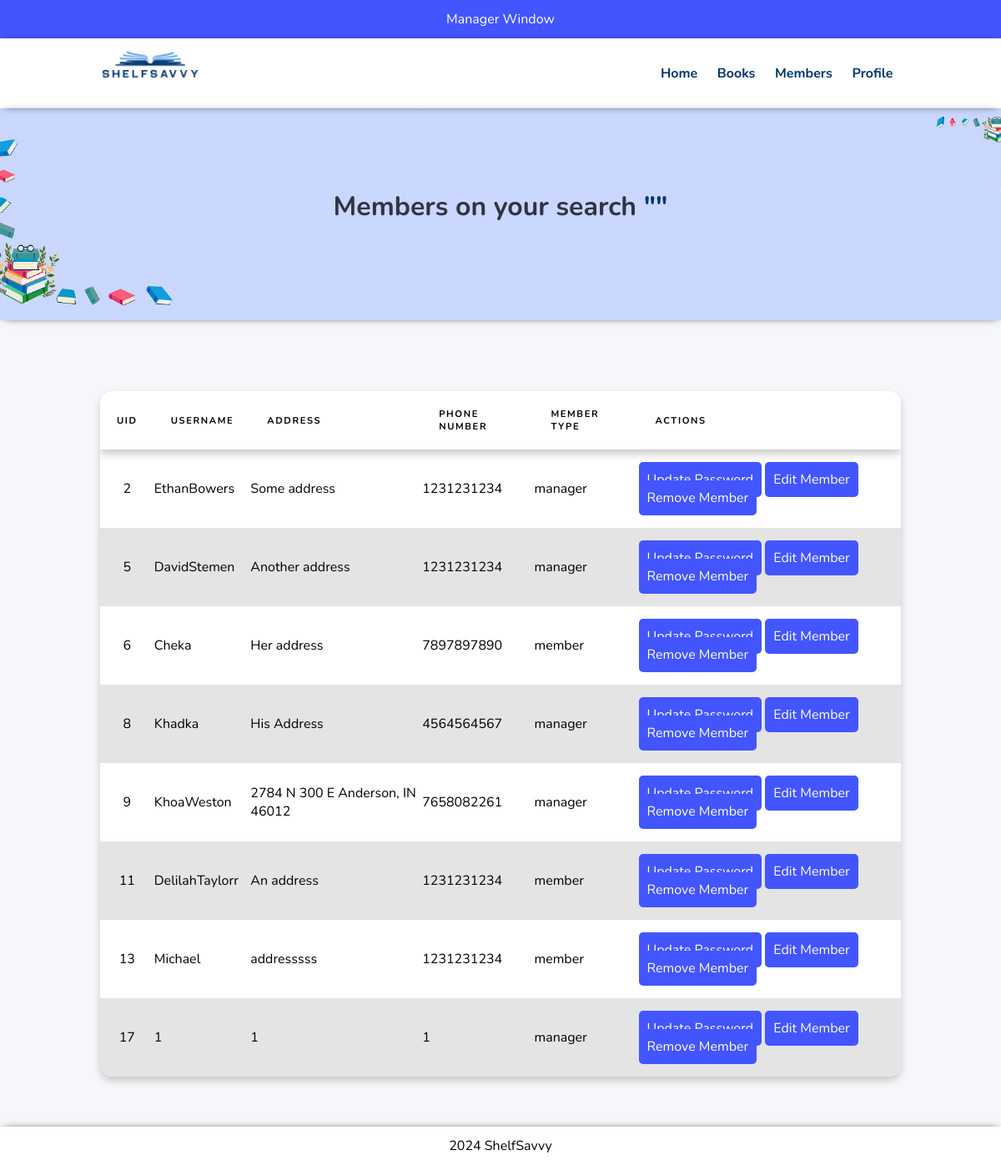
Screenshot of /manager/search-members.php (signed in) with the database file from the repository.
### tables this page shows
CREATE TABLE `user` (
  `Username` varchar(50) NOT NULL,
  `Password` varchar(255) NOT NULL,
  `MemberType` varchar(20) NOT NULL,
  `BooksOut` int(2) NOT NULL,
  `UID` int(10) NOT NULL,
  `Address` varchar(50) NOT NULL,
  `PhoneNum` bigint(10) NOT NULL
);

### manager/search-members.php (the view, shortened to what this page needs)
<?php include('partials/header.php'); ?>
<section class="book-search text-center">
    <div class="container">
        <?php
            $search = $_POST['search'];
        ?>
        <h2 class="">Members on your search <a href="<?php echo SITEURL; ?>manager/member-list.php" class="">"<?php echo $search;?>"</a></h2>
    </div>
</section>
<section class="page-container">
    <div class="container">
        <?php
            $sql = "SELECT * FROM user WHERE
            Username LIKE '%$search%' OR
            MemberType LIKE '%$search%'";
            $res = mysqli_query($conn, $sql);
            if($res==TRUE){
                $count = mysqli_num_rows($res);
                if($count>0){
                    ?>
                    <table class="tbl-list">
                        <thead>
                            <tr>
                                <th>UID</th>
                                <th>Username</th>
                                <th>Address</th>
                                <th>Phone Number</th>
                                <th>Member Type</th>
                                <th>Actions</th>
                            </tr>
                        </thead>
                        <?php
                        while($rows=mysqli_fetch_assoc($res)){
                            $id = $rows['UID'];
                            $username = $rows['Username'];
                            $address = $rows['Address'];
                            $phone_num = $rows['PhoneNum'];
                            $member_type = $rows['MemberType'];
                            ?>
                            <tr>
                                <td class="col-id"><?php echo $id; ?></td>
                                <td><?php echo $username; ?></td>
                                <td><?php echo $address; ?></td>
                                <td><?php echo $phone_num; ?></td>
                                <td><?php echo $member_type; ?></td>
                                <td>
                                    <a href="<?php echo SITEURL; ?>manager/update-password.php?id=<?php echo $id; ?>" class="btn btn-primary">Update Password</a>
                                    <a href="<?php echo SITEURL; ?>manager/edit-member.php?id=<?php echo $id; ?>" class="btn btn-primary">Edit Member</a>
                                    <a href="<?php echo SITEURL; ?>manager/remove-member.php?id=<?php echo $id; ?>" class="btn btn-primary">Remove Member</a>
                                </td>
                            </tr>
                            <?php
                        }
                        ?>
                    </table>
                    <?php
                }else{
                    echo "<div class='error'>No matches</div>";
                }
            }
        ?>
    </div>
</section>
<?php include('partials/footer.php'); ?>

### css/style.css (style rules this page uses)
* { margin: 0 0; padding: 0 0; font-family: 'Nunito', sans-serif; }
body { margin: 0; padding: 0; display: flex; flex-direction: column; height:100vh; }
.container { width: 80%; margin: 0 auto; padding: 1%; }
.text-center { text-align: center; }
a { color: hsl(209, 98%, 21%); text-decoration: none; }
.btn { padding: 10px; font-size: 1rem; border-radius: 5px; border: none; }
.btn-primary { background-color: rgb(66, 85, 255); color: white; cursor: pointer; }
h2 { color: #2f3542; font-size: 2rem; margin-bottom: 2%; }
.page-container { background-color: rgb(246, 247, 251); padding: 4% 0; flex-grow: 1; }
.book-search { background-image: url(../images/search-background.png); background-size: cover; background-repeat: no-repeat; background-position: center; padding: 7% 0; z-index: 2; box-shadow: 0px 1px 10px -5px black; }

### css/manager.css (style rules this page uses)
.tbl-list { border-radius: 15px; border-collapse: collapse; box-shadow: 0 5px 10px rgb(200, 200, 200); background-color: white; text-align: left; overflow: hidden; width: 100%; margin-top: 25px; }
.tbl-list thead { box-shadow: 0 5px 10px rgb(200, 200, 200); }
.tbl-list th { padding: 20px; text-transform: uppercase; letter-spacing: 0.1rem; font-size: 0.7rem; font-weight: bold; }
.tbl-list td { padding-top: 25px; padding-bottom: 25px; }
.tbl-list tr:nth-child(even) { background-color: rgb(228, 228, 228); }
.col-id { text-align: center; }

### rows the page displays
user: UID "2", Username "EthanBowers", Address "Some address", PhoneNum "1231231234", MemberType "manager"
user: UID "5", Username "DavidStemen", Address "Another address", PhoneNum "1231231234", MemberType "manager"
user: UID "6", Username "Cheka", Address "Her address", PhoneNum "7897897890", MemberType "member"
user: UID "8", Username "Khadka", Address "His Address", PhoneNum "4564564567", MemberType "manager"
user: UID "9", Username "KhoaWeston", Address "2784 N 300 E Anderson, IN 46012", PhoneNum "7658082261", MemberType "manager"
user: UID "11", Username "DelilahTaylorr", Address "An address", PhoneNum "1231231234", MemberType "member"
user: UID "13", Username "Michael", Address "addresssss", PhoneNum "1231231234", MemberType "member"
user: UID "17", Username "1", Address "1", PhoneNum "1", MemberType "manager"
